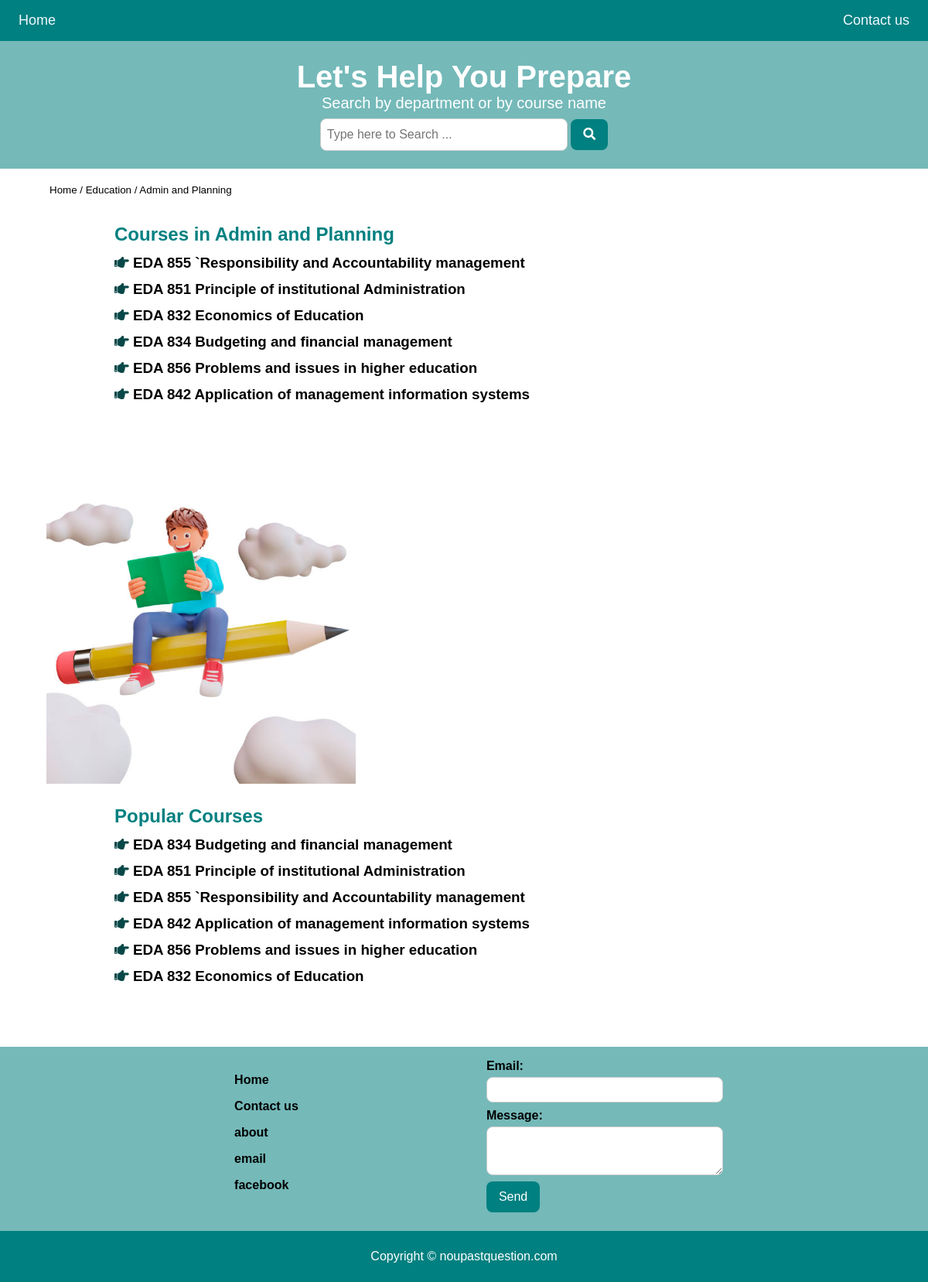
The app's page /course/12 with its own data.
### business/models.py (models this page shows, shortened)
class Department(models.Model):
    faculty = models.ForeignKey(Faculty, related_name='faculty', on_delete = models.CASCADE)
    name = models.CharField(max_length=225)

class Faculty(models.Model):
    name = models.CharField(max_length=225)
    class Meta:
        verbose_name_plural = 'Faculties'

class Course(models.Model):
    faculty = models.ForeignKey(Faculty, null=True, blank=True,on_delete = models.CASCADE)
    department = models.ForeignKey(Department, related_name='department', on_delete = models.CASCADE)
    name = models.CharField(max_length = 225)

### business/views.py (the view, shortened to what this page needs)
# urls.py: path('course/<int:id>',views.course,name='course'),
def course(request, id):
    department = get_object_or_404(Department, pk=id)
    courses = Course.objects.filter(department=department)
    form = ContactUsForm()
    return render(request, 'course.html', {'department': department, 'courses': courses,'form': form, 'success': False})

### business/forms.py
class ContactUsForm(forms.Form):
    email = forms.EmailField(label='Email',widget=forms.TextInput(attrs={'class': 'form-inputs'}))
    message = forms.CharField(label='Message', widget=forms.Textarea(attrs={'class': 'form-inputs','rows':3}))

### business/templatetags/menu.py (called while the page is built)
@register.inclusion_tag('menu.html')
def menu():
    coursed = Course.objects.order_by('?')[:10]
    return {'coursed':coursed}

### templates/course.html (shortened to what this page needs)
{% extends 'base.html' %}
{% load menu %}
{% load static %}
{%block content%}
    <small class='small'><a href="{%url 'index'%}">Home</a> / <a href="{%url 'department' department.faculty.id%}">{{department.faculty.name | capfirst }}</a> / <a href="#">{{department.name | capfirst }}</a></small>
    <div class="photo">
        <div class="listss">
            <h2 class="heading">Courses in {{department.name | capfirst }}</h2>
            {%for course in courses%}
                <h3 class='list'><i class="fa fa-hand-point-right"></i><a href="{%url 'past_questions' course.id%}">  {{course.name | capfirst}}</a></h3>
            {%endfor%}
        </div>
        <div>
            <div>
                <img src="{% static '/man.jpg' %}" alt="">
            </div>
        </div>
    </div>
    <div >
        {%menu%}
    </div>
{%endblock%}

### templates/menu.html
<div class="listss">
    <h2>Popular Courses</h2>
    {%for course in coursed%}
        <h3 class='list'><i class="fa fa-hand-point-right"></i><a href="{%url 'past_questions' course.id%}">  {{course.name | capfirst}}</a></h3>
    {%endfor%}
</div>

### static/style.css (style rules this page uses)
*,html { margin: 0; padding: 0; font-family: 'Nunito', sans-serif; }
a { text-decoration: none; color: black; }
.small { display: block; margin:0 0% 0.5rem; width: 100%; padding:0.25rem 0 0.25rem 0.25rem; }
.photo { display: flex; justify-content: space-between; flex-wrap: wrap; }
.photo img { width: 25rem; margin-right:5rem; }
.heading { margin-bottom: 0.5rem; }
.listss { margin:1.5rem 5.5rem 5rem; color:teal }
.listss h2 { margin-bottom: 0.75rem; }
.list { margin-bottom: 0.75rem; color:rgb(8, 71, 71) }
.form-inputs { display: block; width: 90%; padding: 0.5rem; color: #555; background-color: #fff; border: 1px solid #ccc; border-radius: 0.5rem; }
label { display: block; font-size: 1rem; font-weight: bold; margin-bottom: 5px; }
.foot p { padding-bottom: 0.5rem; }

### records on screen
Department: faculty.name "Education", name "Admin and Planning"
Course: name "EDA 855 `Responsibility and Accountability management"
Course: name "EDA 851 Principle of institutional Administration"
Course: name "EDA 832 Economics of Education"
Course: name "EDA 834 Budgeting and financial management"
Course: name "EDA 856 Problems and issues in higher education"
Course: name "EDA 842 Application of management information systems"
